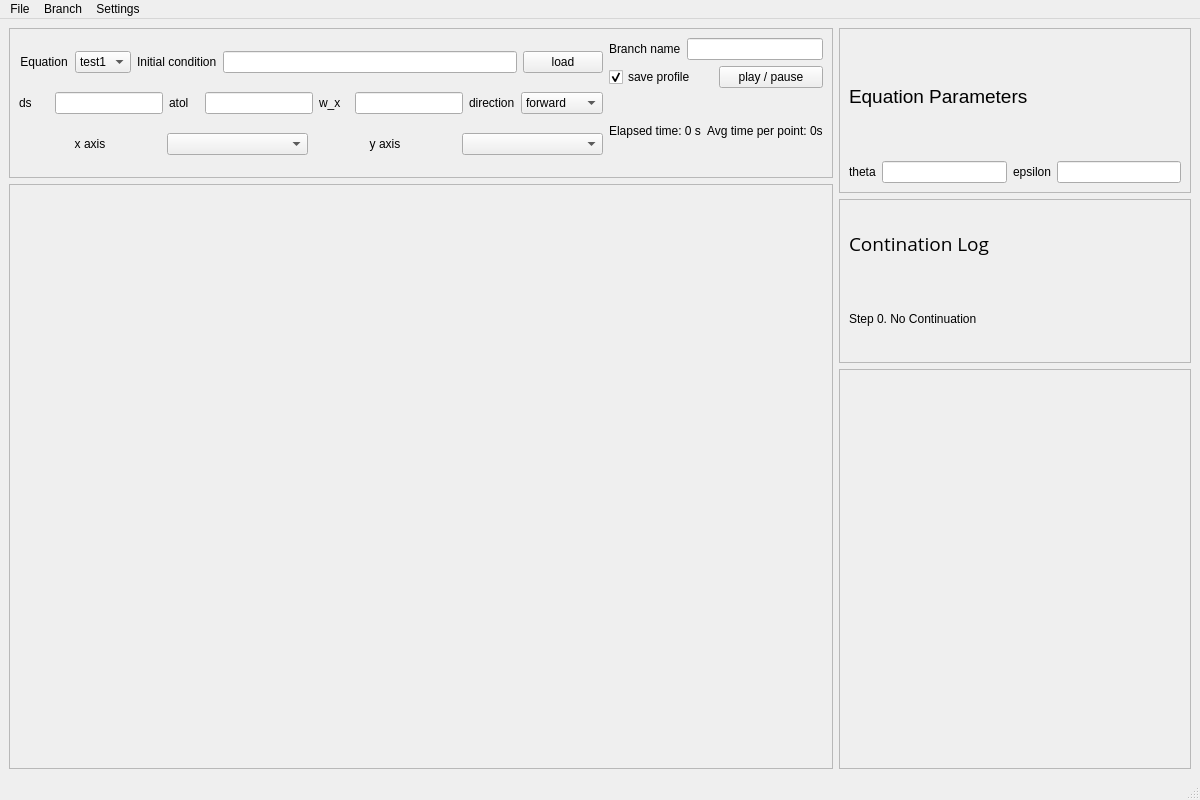
<?xml version="1.0" encoding="UTF-8"?>
<ui version="4.0">
 <class>MainWindow</class>
 <widget class="QMainWindow" name="MainWindow">
  <property name="geometry">
   <rect>
    <x>0</x>
    <y>0</y>
    <width>1200</width>
    <height>800</height>
   </rect>
  </property>
  <property name="windowTitle">
   <string>MainWindow</string>
  </property>
  <widget class="QWidget" name="centralwidget">
   <layout class="QHBoxLayout" name="horizontalLayout_2">
    <item>
     <layout class="QVBoxLayout" name="verticalLayout_3">
      <item>
       <widget class="QFrame" name="contparamsframe">
        <property name="minimumSize">
         <size>
          <width>400</width>
          <height>100</height>
         </size>
        </property>
        <property name="maximumSize">
         <size>
          <width>16777215</width>
          <height>150</height>
         </size>
        </property>
        <property name="frameShape">
         <enum>QFrame::StyledPanel</enum>
        </property>
        <property name="frameShadow">
         <enum>QFrame::Raised</enum>
        </property>
        <layout class="QHBoxLayout" name="horizontalLayout_11">
         <item>
          <layout class="QVBoxLayout" name="leftverticalLayout">
           <item>
            <layout class="QHBoxLayout" name="equationsHLayout">
             <item>
              <widget class="QLabel" name="eqn_label">
               <property name="minimumSize">
                <size>
                 <width>50</width>
                 <height>0</height>
                </size>
               </property>
               <property name="text">
                <string>Equation</string>
               </property>
               <property name="alignment">
                <set>Qt::AlignCenter</set>
               </property>
              </widget>
             </item>
             <item>
              <widget class="QComboBox" name="eqn_combobox">
               <property name="minimumSize">
                <size>
                 <width>50</width>
                 <height>0</height>
                </size>
               </property>
               <item>
                <property name="text">
                 <string>test1</string>
                </property>
               </item>
               <item>
                <property name="text">
                 <string>test2</string>
                </property>
               </item>
              </widget>
             </item>
             <item>
              <widget class="QLabel" name="initcond_label">
               <property name="text">
                <string>Initial condition</string>
               </property>
              </widget>
             </item>
             <item>
              <widget class="QLineEdit" name="initcond_entry">
               <property name="minimumSize">
                <size>
                 <width>100</width>
                 <height>0</height>
                </size>
               </property>
              </widget>
             </item>
             <item>
              <widget class="QPushButton" name="initcond_pushButton">
               <property name="text">
                <string>load</string>
               </property>
              </widget>
             </item>
            </layout>
           </item>
           <item>
            <layout class="QHBoxLayout" name="contparamsHLayout">
             <item>
              <widget class="QLabel" name="ds_label">
               <property name="minimumSize">
                <size>
                 <width>30</width>
                 <height>0</height>
                </size>
               </property>
               <property name="text">
                <string>ds</string>
               </property>
              </widget>
             </item>
             <item>
              <widget class="QLineEdit" name="ds_entry"/>
             </item>
             <item>
              <widget class="QLabel" name="atol_label">
               <property name="minimumSize">
                <size>
                 <width>30</width>
                 <height>0</height>
                </size>
               </property>
               <property name="text">
                <string>atol</string>
               </property>
              </widget>
             </item>
             <item>
              <widget class="QLineEdit" name="atol_entry"/>
             </item>
             <item>
              <widget class="QLabel" name="w_x_label">
               <property name="minimumSize">
                <size>
                 <width>30</width>
                 <height>0</height>
                </size>
               </property>
               <property name="text">
                <string>w_x</string>
               </property>
              </widget>
             </item>
             <item>
              <widget class="QLineEdit" name="w_x_entry"/>
             </item>
             <item>
              <widget class="QLabel" name="direction_label">
               <property name="text">
                <string>direction</string>
               </property>
              </widget>
             </item>
             <item>
              <widget class="QComboBox" name="direction_combobox">
               <item>
                <property name="text">
                 <string>forward</string>
                </property>
               </item>
               <item>
                <property name="text">
                 <string>backward</string>
                </property>
               </item>
              </widget>
             </item>
            </layout>
           </item>
           <item>
            <layout class="QHBoxLayout" name="branchHLayout">
             <item>
              <widget class="QLabel" name="xaxis_label">
               <property name="text">
                <string>x axis</string>
               </property>
               <property name="alignment">
                <set>Qt::AlignCenter</set>
               </property>
              </widget>
             </item>
             <item>
              <widget class="QComboBox" name="xaxis_combobox"/>
             </item>
             <item>
              <widget class="QLabel" name="yaxis_label">
               <property name="text">
                <string>y axis</string>
               </property>
               <property name="alignment">
                <set>Qt::AlignCenter</set>
               </property>
              </widget>
             </item>
             <item>
              <widget class="QComboBox" name="yaxis_combobox"/>
             </item>
            </layout>
           </item>
          </layout>
         </item>
         <item>
          <layout class="QVBoxLayout" name="rightverticalLayout">
           <item>
            <layout class="QHBoxLayout" name="initcondHLayout">
             <item>
              <widget class="QLabel" name="branch_label">
               <property name="text">
                <string>Branch name</string>
               </property>
              </widget>
             </item>
             <item>
              <widget class="QLineEdit" name="branch_entry"/>
             </item>
            </layout>
           </item>
           <item>
            <layout class="QHBoxLayout" name="contsettingsHLayout">
             <item>
              <widget class="QCheckBox" name="saveprofile_checkbox">
               <property name="text">
                <string>save profile</string>
               </property>
               <property name="checked">
                <bool>true</bool>
               </property>
              </widget>
             </item>
             <item>
              <widget class="QPushButton" name="playpause_pushButton">
               <property name="text">
                <string>play / pause</string>
               </property>
              </widget>
             </item>
            </layout>
           </item>
           <item>
            <layout class="QHBoxLayout" name="timeHLayout">
             <item>
              <widget class="QLabel" name="elapsedtime_label">
               <property name="text">
                <string>Elapsed time: 0 s</string>
               </property>
              </widget>
             </item>
             <item>
              <widget class="QLabel" name="avgtime_label">
               <property name="text">
                <string>Avg time per point: 0s</string>
               </property>
              </widget>
             </item>
            </layout>
           </item>
          </layout>
         </item>
        </layout>
       </widget>
      </item>
      <item>
       <widget class="QFrame" name="mainplotframe">
        <property name="minimumSize">
         <size>
          <width>400</width>
          <height>400</height>
         </size>
        </property>
        <property name="frameShape">
         <enum>QFrame::StyledPanel</enum>
        </property>
        <property name="frameShadow">
         <enum>QFrame::Raised</enum>
        </property>
        <layout class="QHBoxLayout" name="horizontalLayout">
         <item>
          <widget class="MplWidget" name="mainplot" native="true">
           <property name="minimumSize">
            <size>
             <width>400</width>
             <height>400</height>
            </size>
           </property>
          </widget>
         </item>
        </layout>
       </widget>
      </item>
     </layout>
    </item>
    <item>
     <layout class="QVBoxLayout" name="verticalLayout_2">
      <item>
       <widget class="QFrame" name="eqnparams_frame">
        <property name="minimumSize">
         <size>
          <width>200</width>
          <height>100</height>
         </size>
        </property>
        <property name="frameShape">
         <enum>QFrame::StyledPanel</enum>
        </property>
        <property name="frameShadow">
         <enum>QFrame::Raised</enum>
        </property>
        <layout class="QVBoxLayout" name="verticalLayout_8">
         <item>
          <widget class="QLabel" name="label_11">
           <property name="font">
            <font>
             <pointsize>14</pointsize>
            </font>
           </property>
           <property name="text">
            <string>Equation Parameters</string>
           </property>
          </widget>
         </item>
         <item>
          <layout class="QHBoxLayout" name="params_HLayout">
           <item>
            <widget class="QLabel" name="param1_label">
             <property name="text">
              <string>theta</string>
             </property>
            </widget>
           </item>
           <item>
            <widget class="QLineEdit" name="param1_entry"/>
           </item>
           <item>
            <widget class="QLabel" name="param2_label">
             <property name="text">
              <string>epsilon</string>
             </property>
            </widget>
           </item>
           <item>
            <widget class="QLineEdit" name="param2_entry"/>
           </item>
          </layout>
         </item>
        </layout>
       </widget>
      </item>
      <item>
       <widget class="QFrame" name="contlog_frame">
        <property name="minimumSize">
         <size>
          <width>200</width>
          <height>100</height>
         </size>
        </property>
        <property name="frameShape">
         <enum>QFrame::StyledPanel</enum>
        </property>
        <property name="frameShadow">
         <enum>QFrame::Raised</enum>
        </property>
        <layout class="QVBoxLayout" name="verticalLayout_7">
         <item>
          <layout class="QVBoxLayout" name="verticalLayout_6">
           <item>
            <widget class="QLabel" name="contlogtitle_label">
             <property name="font">
              <font>
               <family>Open Sans</family>
               <pointsize>14</pointsize>
              </font>
             </property>
             <property name="text">
              <string>Contination Log</string>
             </property>
            </widget>
           </item>
           <item>
            <widget class="QLabel" name="log_label">
             <property name="text">
              <string>Step 0. No Continuation</string>
             </property>
            </widget>
           </item>
          </layout>
         </item>
        </layout>
       </widget>
      </item>
      <item>
       <widget class="QFrame" name="secondaryplot_frame">
        <property name="minimumSize">
         <size>
          <width>200</width>
          <height>400</height>
         </size>
        </property>
        <property name="frameShape">
         <enum>QFrame::StyledPanel</enum>
        </property>
        <property name="frameShadow">
         <enum>QFrame::Raised</enum>
        </property>
        <layout class="QVBoxLayout" name="verticalLayout">
         <item>
          <widget class="MplWidget" name="secondaryplot" native="true">
           <property name="minimumSize">
            <size>
             <width>100</width>
             <height>200</height>
            </size>
           </property>
          </widget>
         </item>
        </layout>
       </widget>
      </item>
     </layout>
    </item>
   </layout>
  </widget>
  <widget class="QMenuBar" name="menubar">
   <property name="geometry">
    <rect>
     <x>0</x>
     <y>0</y>
     <width>1200</width>
     <height>20</height>
    </rect>
   </property>
   <widget class="QMenu" name="menuFile">
    <property name="title">
     <string>Branch</string>
    </property>
    <addaction name="actionNew_branch"/>
    <addaction name="actionLoad_branch"/>
    <addaction name="actionSave_branch"/>
    <addaction name="actionDelete_branch"/>
    <addaction name="actionSplit_branches"/>
   </widget>
   <widget class="QMenu" name="menuSettings">
    <property name="title">
     <string>Settings</string>
    </property>
    <addaction name="actionSettings"/>
   </widget>
   <widget class="QMenu" name="menuFile_2">
    <property name="title">
     <string>File</string>
    </property>
    <addaction name="actionExit"/>
   </widget>
   <addaction name="menuFile_2"/>
   <addaction name="menuFile"/>
   <addaction name="menuSettings"/>
  </widget>
  <widget class="QStatusBar" name="statusbar"/>
  <action name="actionSave_branch">
   <property name="text">
    <string>Save branch</string>
   </property>
  </action>
  <action name="actionLoad_branch">
   <property name="text">
    <string>Load branch</string>
   </property>
  </action>
  <action name="actionNew_branch">
   <property name="text">
    <string>New branch</string>
   </property>
  </action>
  <action name="actionSplit_branches">
   <property name="text">
    <string>Split branches</string>
   </property>
  </action>
  <action name="actionSettings">
   <property name="text">
    <string>Settings</string>
   </property>
  </action>
  <action name="actionExit">
   <property name="text">
    <string>Exit</string>
   </property>
  </action>
  <action name="actionDelete_branch">
   <property name="text">
    <string>Delete branch</string>
   </property>
  </action>
 </widget>
 <customwidgets>
  <customwidget>
   <class>MplWidget</class>
   <extends>QWidget</extends>
   <header>mplwidget.h</header>
   <container>1</container>
  </customwidget>
 </customwidgets>
 <resources/>
 <connections/>
</ui>
